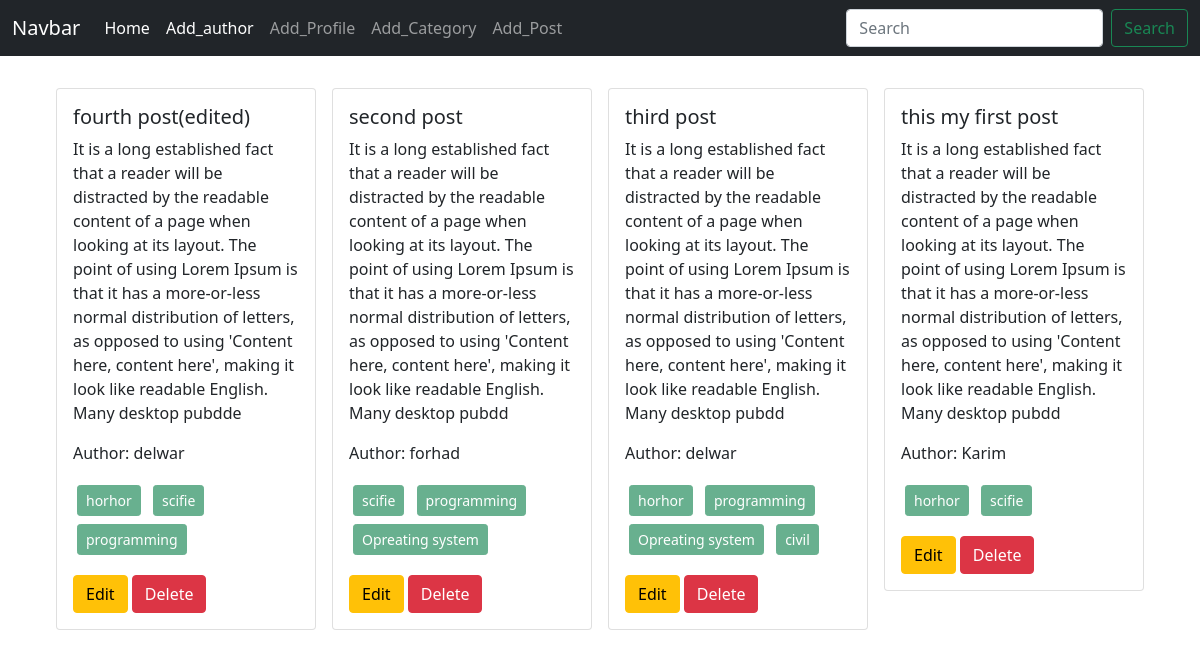
The page / on the database its author committed.
### posts/models.py (models this page shows, shortened)
class Post(models.Model):
    title = models.CharField(max_length=100)
    content = models.TextField()
    category = models.ManyToManyField(Category)
    author = models.ForeignKey(Author,on_delete=models.CASCADE)

### author/models.py (models this page shows, shortened)
class Author(models.Model):
    name = models.CharField(max_length=100)
    bio = models.TextField()
    phone_no = models.CharField(max_length=12)

### categories/models.py (models this page shows, shortened)
class Category(models.Model):
    name = models.CharField(max_length=100)

### blog_project/views.py (the view)
# urls.py: path('', Home,name="homepage"),
def Home(request):
    data = Post.objects.all()
    return render(request, 'home.html',{'data':data})

### templates/home.html
{% extends "base.html" %} {% block content%}
<div class="d-flex flex-wrap justify-content-center px-5 pt-4">
  {% for dt in data%}
  <div class="col-sm-3">
    <div class="card m-2">
      <div class="card-body">
        <h5 class="card-title">{{dt.title}}</h5>
        <p class="card-text">{{dt.content}}</p>
        <p>Author: {{dt.author.name}}</p>
        <p>
          {% for cat in dt.category.all%}
          <button class="btn btn-success btn-sm m-1" disabled>
            {{cat.name}}
          </button>
          {% endfor%}
        </p>
        <a href="{% url 'edit_post' dt.id %}" class="btn btn-warning">Edit</a>
        <a href="{% url 'delete_post' dt.id %}" class="btn btn-danger"
          >Delete</a
        >
      </div>
    </div>
  </div>
  {% endfor%}
</div>
{%endblock%}

### templates/base.html (shortened to what this page needs)
<!DOCTYPE html>
<html lang="en">
  <head>
    <link
      href="https://cdn.jsdelivr.net/npm/bootstrap@5.1.3/dist/css/bootstrap.min.css"
      rel="stylesheet"
    />
  </head>
  <body>
    <nav class="navbar navbar-expand-lg navbar-dark bg-dark">
      <div class="container-fluid">
        <a class="navbar-brand" href="#">Navbar</a>
        <div class="collapse navbar-collapse" id="navbarSupportedContent">
          <ul class="navbar-nav me-auto mb-2 mb-lg-0">
            <li class="nav-item">
              <a
                class="nav-link active"
                aria-current="page"
                href="{% url 'homepage' %}"
                >Home</a
              >
            </li>
            <li class="nav-item">
              <a
                class="nav-link active"
                aria-current="page"
                href="{% url 'add_author'%}"
                >Add_author</a
              >
            </li>
            <li class="nav-item">
              <a class="nav-link" href="{% url 'add_profile'%}">Add_Profile </a>
            </li>
            <li class="nav-item">
              <a class="nav-link" href="{% url 'add_category'%}"
                >Add_Category</a
              >
            </li>
            <li class="nav-item">
              <a class="nav-link" href="{% url 'add_post'%}"
                >Add_Post</a
              >
            </li>
          </ul>
          <form class="d-flex">
            <input
              class="form-control me-2"
              type="search"
              placeholder="Search"
              aria-label="Search"
            />
            <button class="btn btn-outline-success" type="submit">
              Search
            </button>
          </form>
        </div>
      </div>
    </nav>
    {% block content%} {% endblock %}
  </body>
</html>

### rows shown on the page
Post: title "fourth post(edited)", content "It is a long established fact that a reader will be distracted by the readable content of a page when looking at its layout. The point of using Lorem Ipsum is that it has a more-or-less normal distribution of letters, as opposed to using 'Content here, content here', making it look like readable English. Many desktop pubdde", author.name "delwar"
Category: name "horhor"
Category: name "scifie"
Category: name "programming"
Post: title "second post", content "It is a long established fact that a reader will be distracted by the readable content of a page when looking at its layout. The point of using Lorem Ipsum is that it has a more-or-less normal distribution of letters, as opposed to using 'Content here, content here', making it look like readable English. Many desktop pubdd", author.name "forhad"
Category: name "Opreating system"
Post: title "third post", content "It is a long established fact that a reader will be distracted by the readable content of a page when looking at its layout. The point of using Lorem Ipsum is that it has a more-or-less normal distribution of letters, as opposed to using 'Content here, content here', making it look like readable English. Many desktop pubdd", author.name "delwar"
Category: name "civil"
Post: title "this my first post", content "It is a long established fact that a reader will be distracted by the readable content of a page when looking at its layout. The point of using Lorem Ipsum is that it has a more-or-less normal distribution of letters, as opposed to using 'Content here, content here', making it look like readable English. Many desktop pubdd", author.name "Karim"
